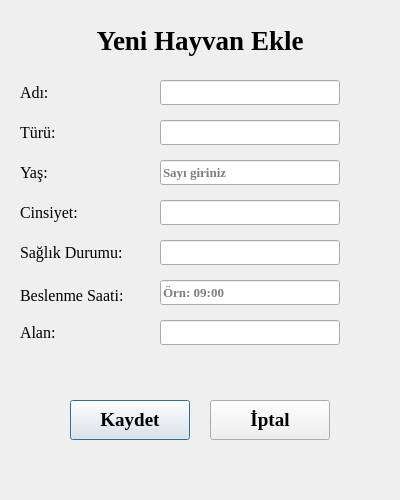
<?xml version="1.0" encoding="UTF-8"?>
<ui version="4.0">
 <class>Dialog</class>
 <widget class="QDialog" name="Dialog">
  <property name="geometry">
   <rect>
    <x>0</x>
    <y>0</y>
    <width>400</width>
    <height>500</height>
   </rect>
  </property>
  <property name="windowTitle">
   <string>Hayvan Ekle</string>
  </property>
  <widget class="QLabel" name="label_title">
   <property name="geometry">
    <rect>
     <x>50</x>
     <y>20</y>
     <width>300</width>
     <height>40</height>
    </rect>
   </property>
   <property name="font">
    <font>
     <family>Times New Roman</family>
     <pointsize>20</pointsize>
     <weight>75</weight>
     <bold>true</bold>
    </font>
   </property>
   <property name="text">
    <string>Yeni Hayvan Ekle</string>
   </property>
   <property name="alignment">
    <set>Qt::AlignCenter</set>
   </property>
  </widget>
  <widget class="QLabel" name="label_ad">
   <property name="geometry">
    <rect>
     <x>20</x>
     <y>80</y>
     <width>100</width>
     <height>25</height>
    </rect>
   </property>
   <property name="font">
    <font>
     <family>Times New Roman</family>
     <pointsize>12</pointsize>
    </font>
   </property>
   <property name="text">
    <string>Adı:</string>
   </property>
  </widget>
  <widget class="QLineEdit" name="txt_ad">
   <property name="geometry">
    <rect>
     <x>160</x>
     <y>80</y>
     <width>180</width>
     <height>25</height>
    </rect>
   </property>
   <property name="font">
    <font>
     <family>Times New Roman</family>
     <pointsize>10</pointsize>
     <weight>75</weight>
     <bold>true</bold>
    </font>
   </property>
  </widget>
  <widget class="QLabel" name="label_tur">
   <property name="geometry">
    <rect>
     <x>20</x>
     <y>120</y>
     <width>100</width>
     <height>25</height>
    </rect>
   </property>
   <property name="font">
    <font>
     <family>Times New Roman</family>
     <pointsize>12</pointsize>
    </font>
   </property>
   <property name="text">
    <string>Türü:</string>
   </property>
  </widget>
  <widget class="QLineEdit" name="txt_tur">
   <property name="geometry">
    <rect>
     <x>160</x>
     <y>120</y>
     <width>180</width>
     <height>25</height>
    </rect>
   </property>
   <property name="font">
    <font>
     <family>Times New Roman</family>
     <pointsize>10</pointsize>
     <weight>75</weight>
     <bold>true</bold>
    </font>
   </property>
  </widget>
  <widget class="QLabel" name="label_yas">
   <property name="geometry">
    <rect>
     <x>20</x>
     <y>160</y>
     <width>100</width>
     <height>25</height>
    </rect>
   </property>
   <property name="font">
    <font>
     <family>Times New Roman</family>
     <pointsize>12</pointsize>
    </font>
   </property>
   <property name="text">
    <string>Yaş:</string>
   </property>
  </widget>
  <widget class="QLineEdit" name="txt_yas">
   <property name="geometry">
    <rect>
     <x>160</x>
     <y>160</y>
     <width>180</width>
     <height>25</height>
    </rect>
   </property>
   <property name="font">
    <font>
     <family>Times New Roman</family>
     <pointsize>10</pointsize>
     <weight>75</weight>
     <bold>true</bold>
    </font>
   </property>
   <property name="placeholderText">
    <string>Sayı giriniz</string>
   </property>
  </widget>
  <widget class="QLabel" name="label_cinsiyet">
   <property name="geometry">
    <rect>
     <x>20</x>
     <y>200</y>
     <width>100</width>
     <height>25</height>
    </rect>
   </property>
   <property name="font">
    <font>
     <family>Times New Roman</family>
     <pointsize>12</pointsize>
    </font>
   </property>
   <property name="text">
    <string>Cinsiyet:</string>
   </property>
  </widget>
  <widget class="QLineEdit" name="txt_cinsiyet">
   <property name="geometry">
    <rect>
     <x>160</x>
     <y>200</y>
     <width>180</width>
     <height>25</height>
    </rect>
   </property>
   <property name="font">
    <font>
     <family>Times New Roman</family>
     <pointsize>10</pointsize>
     <weight>75</weight>
     <bold>true</bold>
    </font>
   </property>
  </widget>
  <widget class="QLabel" name="label_saglik_durumu">
   <property name="geometry">
    <rect>
     <x>20</x>
     <y>240</y>
     <width>131</width>
     <height>25</height>
    </rect>
   </property>
   <property name="font">
    <font>
     <family>Times New Roman</family>
     <pointsize>12</pointsize>
    </font>
   </property>
   <property name="text">
    <string>Sağlık Durumu:</string>
   </property>
  </widget>
  <widget class="QLineEdit" name="txt_saglik_durumu">
   <property name="geometry">
    <rect>
     <x>160</x>
     <y>240</y>
     <width>180</width>
     <height>25</height>
    </rect>
   </property>
   <property name="font">
    <font>
     <family>Times New Roman</family>
     <pointsize>10</pointsize>
     <weight>75</weight>
     <bold>true</bold>
    </font>
   </property>
  </widget>
  <widget class="QLabel" name="label_beslenme_saati">
   <property name="geometry">
    <rect>
     <x>20</x>
     <y>280</y>
     <width>131</width>
     <height>31</height>
    </rect>
   </property>
   <property name="font">
    <font>
     <family>Times New Roman</family>
     <pointsize>12</pointsize>
    </font>
   </property>
   <property name="text">
    <string>Beslenme Saati:</string>
   </property>
  </widget>
  <widget class="QLineEdit" name="txt_beslenme_saati">
   <property name="geometry">
    <rect>
     <x>160</x>
     <y>280</y>
     <width>180</width>
     <height>25</height>
    </rect>
   </property>
   <property name="font">
    <font>
     <family>Times New Roman</family>
     <pointsize>10</pointsize>
     <weight>75</weight>
     <bold>true</bold>
    </font>
   </property>
   <property name="placeholderText">
    <string>Örn: 09:00</string>
   </property>
  </widget>
  <widget class="QLabel" name="label_alan">
   <property name="geometry">
    <rect>
     <x>20</x>
     <y>320</y>
     <width>100</width>
     <height>25</height>
    </rect>
   </property>
   <property name="font">
    <font>
     <family>Times New Roman</family>
     <pointsize>12</pointsize>
    </font>
   </property>
   <property name="text">
    <string>Alan:</string>
   </property>
  </widget>
  <widget class="QLineEdit" name="txt_alan">
   <property name="geometry">
    <rect>
     <x>160</x>
     <y>320</y>
     <width>180</width>
     <height>25</height>
    </rect>
   </property>
   <property name="font">
    <font>
     <family>Times New Roman</family>
     <pointsize>10</pointsize>
     <weight>75</weight>
     <bold>true</bold>
    </font>
   </property>
  </widget>
  <widget class="QPushButton" name="btn_kaydet">
   <property name="geometry">
    <rect>
     <x>70</x>
     <y>400</y>
     <width>120</width>
     <height>40</height>
    </rect>
   </property>
   <property name="font">
    <font>
     <family>Times New Roman</family>
     <pointsize>14</pointsize>
     <weight>75</weight>
     <bold>true</bold>
    </font>
   </property>
   <property name="text">
    <string>Kaydet</string>
   </property>
  </widget>
  <widget class="QPushButton" name="btn_iptal">
   <property name="geometry">
    <rect>
     <x>210</x>
     <y>400</y>
     <width>120</width>
     <height>40</height>
    </rect>
   </property>
   <property name="font">
    <font>
     <family>Times New Roman</family>
     <pointsize>14</pointsize>
     <weight>75</weight>
     <bold>true</bold>
    </font>
   </property>
   <property name="text">
    <string>İptal</string>
   </property>
  </widget>
 </widget>
 <resources/>
 <connections/>
</ui>
